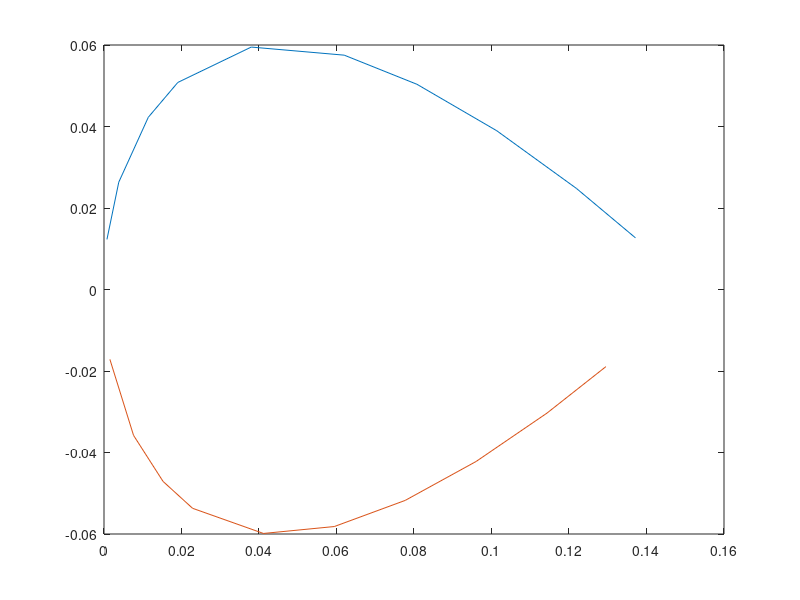

Write the MATLAB code that produced this figure.
clear all 
close all

% Part 1
Temp_I = 21.2+273.15; % Deg C
Temp_F = 22.6+273.15; % Deg C
Pres_I = 102268; % Pa
Pres_F = 102235; % Pa
R = 8.314; % J/molK
MW = 28.97/1000; % g/mol

Density_I = (MW*Pres_I)/(R*Temp_I); % kg/m3
Density_F = (MW*Pres_F)/(R*Temp_F); % kg/m3

% Part 2
AoA_Foil_0  = [1.6,3.2,2.95,3.54,3.85,3.57,3.79,3.65,3.52,3.05,3.31,3.16,2.98,2.55,3.65,3.44,3.21,3.5,3.4,3.31,2.91,3.14,.49].*0.0254;
AoA_Foil_9  = [1.6,3.2,7,5.9,5.25,4.4,4.2,3.8,3.55,3.05,3.25,3.15,1.6,2.2,2.6,2.65,2.7,3.05,3.1,3.05,2.7,2.9,.45].*0.0254;
AoA_Foil_18 = [1.6,3.25,4.05,3.95,4.00,3.7,4.1,4.15,4.2,3.65,4.0,3.85,1.5,1.9,2.25,2.35,2.5,2.9,3.0,3.1,2.85,3.25,0.5].*0.0254;

Den_Water = 998; %kg/m3
Gravity = 9.81; %m/s2

Pres_Foil_0 =  Pres_I - Den_Water*Gravity.*AoA_Foil_0;
Pres_Foil_9 =  Pres_I - Den_Water*Gravity.*AoA_Foil_9;
Pres_Foil_18 =  Pres_I - Den_Water*Gravity.*AoA_Foil_18;

% Part 3
Vel_Foil_0 = sqrt((2/Density_I)*(Pres_Foil_0(1)-Pres_Foil_0(2)));
Vel_Foil_9 = sqrt((2/Density_I)*(Pres_Foil_9(1)-Pres_Foil_9(2)));
Vel_Foil_18 = sqrt((2/Density_I)*(Pres_Foil_18(1)-Pres_Foil_18(2)));
Vel_Foil_Mean = mean([Vel_Foil_0,Vel_Foil_9,Vel_Foil_18]);

% Part 4
AoAs = [-9,-6,-3,0,3,6,9,12,15,18,21];
L_Force = [-9.3,-6.3,-3,0.4,3.3,6.3,9,11.5,13.5,11.1,10.8];
D_Force = [1.5,1.1,0.8,0.75,0.85,1.1,1.5,1.95,2.5,5.1,5.7];
A = .15*.30; % Chord * Span
C_L = L_Force/(.5*Density_I*(Vel_Foil_Mean^2)*A);
C_D = D_Force/(.5*Density_I*(Vel_Foil_Mean^2)*A);

C_L_Fit = polyfit(AoAs,C_L,1);
Zero = -C_L_Fit(2)/C_L_Fit(1); % This says we dont need to adjust at all, below +-0.5 degrees



% Part 5

plot(AoAs,C_L,AoAs,C_D)
xlabel('Angle of Attack (\circ)')
ylabel('Coefficient of Lift/Drag ( )')
legend('Coefficent of Lift','Coefficient of Drag','location','northwest')


% Part 6

plot(AoAs,C_L./C_D)
xlabel('Angle of Attack (\circ)')
ylabel('Ratio of C_L and C_D ( )')


% Part 7

AoA_Foil_0_1  = AoA_Foil_0(3:22)-(AoA_Foil_0(end)*.0254);
AoA_Foil_9_1  = AoA_Foil_9(3:22)-(AoA_Foil_9(end)*.0254);
AoA_Foil_18_1 = AoA_Foil_18(3:22)-(AoA_Foil_18(end)*.0254);

Pres_Foil_0_1 =  -Den_Water*Gravity.*AoA_Foil_0_1;
Pres_Foil_9_1 =  -Den_Water*Gravity.*AoA_Foil_9_1;
Pres_Foil_18_1 = -Den_Water*Gravity.*AoA_Foil_18_1;

c = .15; % Chorde Length
t = .12;% Thickness to chorde
L = .30; % Span

x_top = [0.76, 3.81, 11.43, 19.05, 38, 62, 80.77, 101.35, 121.92, 137.16]./1000;
x_bot = [1.52,7.62,15.24,22.86,41.15,59.44,77.73,96.02,114.3,129.54]./1000; 

y_top =5*t.*( (.2969.*sqrt(x_top/c))-(.1260.*x_top/c)-(.3516.*(x_top/c).^2)+(.2843.*(x_top/c).^3)-(.1015.*(x_top/c).^4));
y_bot =-5*t.*( (.2969.*sqrt(x_bot/c))-(.1260.*x_bot/c)-(.3516.*(x_bot/c).^2)+(.2843.*(x_bot/c).^3)-(.1015.*(x_bot/c).^4));

plot(x_top,y_top,x_bot,y_bot)


for i = 2:length(y_top)
    theta = atan((y_top(i)-y_top(i-1))/(x_top(i)-x_top(i-1)));
    F_Top_x(i-1) = L*(x_top(i)-x_top(i-1))*((Pres_Foil_0_1(i)+Pres_Foil_0_1(i-1))/2)*tan(theta);
    F_Top_y(i-1) = -L*(x_top(i)-x_top(i-1))*((Pres_Foil_0_1(i)+Pres_Foil_0_1(i-1))/2);
    F_Top(i-1) = -sqrt((F_Top_x(i-1)^2+F_Top_y(i-1)^2));
    theta
end
F_Top_Total = sum(F_Top);

for i = 2:length(y_bot)
    theta = atan((y_bot(i)-y_bot(i-1))/(x_bot(i)-x_bot(i-1)));
    F_Bot_x(i-1) = L*(x_bot(i)-x_bot(i-1))*((Pres_Foil_0_1(i+10)+Pres_Foil_0_1(i-1+10))/2)*tan(theta);
    F_Bot_y(i-1) = -L*(x_bot(i)-x_bot(i-1))*((Pres_Foil_0_1(i+10)+Pres_Foil_0_1(i-1+10))/2);
    F_Bot(i-1) = sqrt((F_Bot_x(i-1)^2+F_Bot_y(i-1)^2));
    theta
end

F_Bot_y_tot = sum(F_Bot_y)
F_Top_y_tot = sum(F_Top_y)

F_Bot_Total = sum(F_Bot)

F_Total = F_Bot_Total+F_Top_Total








